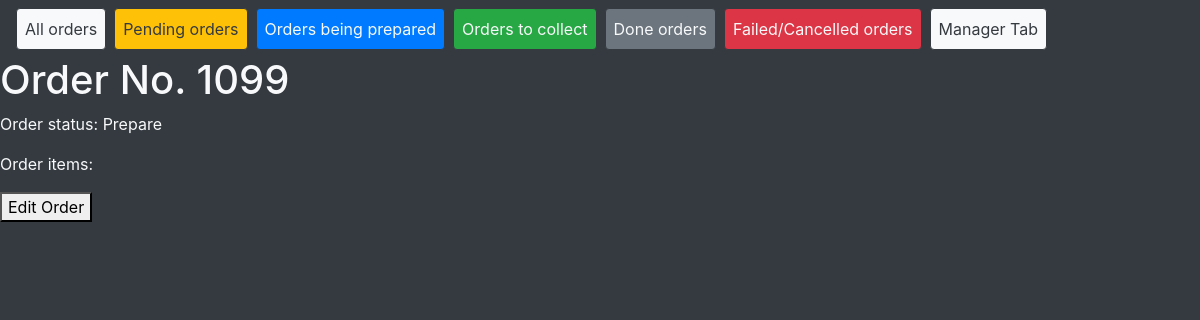
The app's page /ordersys/manage_order/1099, older data.
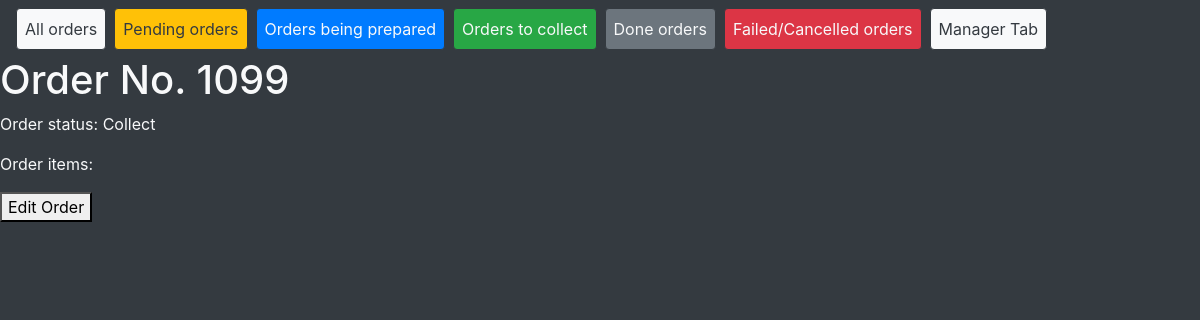
The same page, newer data.
### ordersys/models.py (models this page shows, shortened)
class Order(models.Model):
    ordered_items = models.ManyToManyField(Product, through='ProductAmount')
    date_ordered = models.DateTimeField("Ordered", auto_now=True)
    status = models.CharField(max_length=12, default="Pending")
    cost = models.DecimalField(max_digits=8, decimal_places=2, blank=True)
    def print_ordered_items_products_amounts(self):
        end = ''
        for product_amount in ProductAmount.objects.filter(order=self):
            end += '\n{}: {}, '.format(product_amount.product.name, product_amount.amount)
        return end[:-2]

### ordersys/views/manager_views.py (the view)
# urls.py: path('manage_order/<int:pk>', views.OrderDetailsView.as_view(), name='order_details'),
class OrderDetailsView(generic.DetailView):
    model = Order
    template_name = 'ordersys/manager/order_details.html'

### ordersys/templates/ordersys/manager/order_details.html
{% extends "ordersys/base.html" %}
{% block content %}
    <h1>Order No. {{order.id}}</h1>
    <p>Order status: {{order.status}}</p>
    <p>Order items:{{order.print_ordered_items_products_amounts}}</p>
    <form action="{% url 'ordersys:edit_order' order.id%}" method="get">
        <button type="submit">Edit Order</button>
    </form>
{% endblock %}

Row changes from the older to the newer data that the page shows:
changed Order id 1099: status "Prepare" → "Collect"
